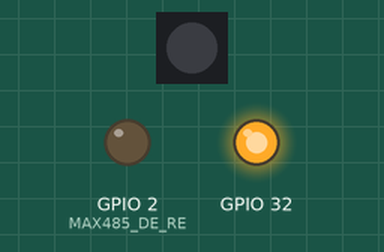
Bench run of a program on a simulated ESP32. On the bench: 1 RGB LEDs in strip order, left to right, output pins drawn as LEDs (lit = HIGH). What the program prints to the serial monitor is not drawn.

Above: at 0.1 s.
Timing chart, 0 to 1.6 s (numbered marks = the images above):
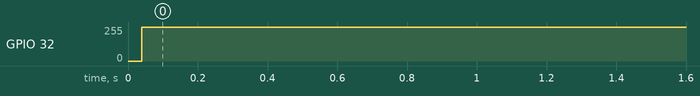

The program:

main.cpp
```cpp
#include <Arduino.h>
#include <ModbusMaster.h>
#include "KMPProDinoESP32.h"
#include "KMPCommon.h"

#define MAX485_DE_RE 2

const uint32_t post = 1562;

// instantiate ModbusMaster object
ModbusMaster master;


void preTransmission(){
  digitalWrite(MAX485_DE_RE, HIGH);
  delayMicroseconds(70);
}

void postTransmission(){
  RS485Serial.flush();
  delayMicroseconds(1562);
  digitalWrite(MAX485_DE_RE, LOW);
}

void setup()
{
  pinMode(MAX485_DE_RE, OUTPUT);
  digitalWrite(MAX485_DE_RE, LOW);

  KMPProDinoESP32.begin(ProDino_ESP32);

  Serial.begin(115200);
  KMPProDinoESP32.rs485Begin(9600);

  //RS485Serial.begin(9600);

  Serial.println("Modbus starting...");

  // communicate with Modbus slave ID 11 over Serial (port 1)
  master.begin(11, RS485Serial);
  master.preTransmission(preTransmission);
  master.postTransmission(postTransmission);
  delay(1000);
  Serial.println("Modbus start...");
}

void loop()
{
  uint8_t j, result;
  uint16_t data[6];

  for (size_t i = 39; i <= 44; i++)
  {
    result = master.writeSingleRegister(i, 1);
    delay(1000);
  }

  result = master.readHoldingRegisters(39, 2);
  Serial.print("Read: ");
  Serial.println(result);

  if (result == master.ku8MBSuccess)
  {
    for (j = 0; j < 6; j++)
    {
      //data[j] = master.getResponseBuffer(j);
      Serial.println(master.getResponseBuffer(j));
    }
  }

  // Switch every relay to Off
  for (size_t i = 39; i <= 44; i++)
  {
    result = master.writeSingleRegister(i, 0);
    delay(1000);
  }
  Serial.print("Write: ");
  Serial.println(result);

  result = master.readHoldingRegisters(39, 2);
  Serial.print("Read: ");
  Serial.println(result);

  if (result == master.ku8MBSuccess)
  {
    for (j = 0; j < 6; j++)
    {
      //data[j] = master.getResponseBuffer(j);
      Serial.println(master.getResponseBuffer(j));
    }
  }

  /* preTransmission();

  RS485Serial.write("Prova");

  postTransmission();

  delay(1000); */
}
```
